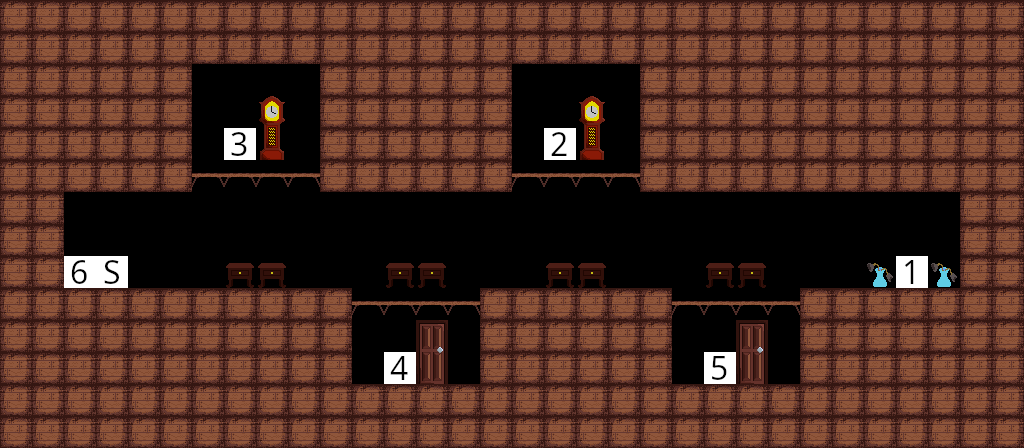

Rendered tile map (Tiled .tmx) drawn with the repository's tilesets; below, a short description and the full map source, tile grids included:
An orthogonal 32x14 tile map with 32x32 px tiles, 1 tile layer (Tile Layer 1).

<map version="1.10" tiledversion="1.10.2" orientation="orthogonal" renderorder="right-down" width="32" height="14" tilewidth="32" tileheight="32" infinite="0" nextlayerid="2" nextobjectid="1">
 <editorsettings>
  <export format="csv" />
 </editorsettings>
 <tileset firstgid="1" source="tiles.tsx" />
 <layer id="1" name="Tile Layer 1" width="32" height="14">
  <data encoding="csv">
2,2,2,2,2,2,2,2,2,2,2,2,2,2,2,2,2,2,2,2,2,2,2,2,2,2,2,2,2,2,2,2,
2,2,2,2,2,2,2,2,2,2,2,2,2,2,2,2,2,2,2,2,2,2,2,2,2,2,2,2,2,2,2,2,
2,2,2,2,2,2,0,0,0,0,2,2,2,2,2,2,0,0,0,0,2,2,2,2,2,2,2,2,2,2,2,2,
2,2,2,2,2,2,0,0,0,0,2,2,2,2,2,2,0,0,0,0,2,2,2,2,2,2,2,2,2,2,2,2,
2,2,2,2,2,2,0,103,25,0,2,2,2,2,2,2,0,102,25,0,2,2,2,2,2,2,2,2,2,2,2,2,
2,2,2,2,2,2,3,3,3,3,2,2,2,2,2,2,3,3,3,3,2,2,2,2,2,2,2,2,2,2,2,2,
2,2,0,0,0,0,0,0,0,0,0,0,0,0,0,0,0,0,0,0,0,0,0,0,0,0,0,0,0,0,2,2,
2,2,0,0,0,0,0,0,0,0,0,0,0,0,0,0,0,0,0,0,0,0,0,0,0,0,0,0,0,0,2,2,
2,2,106,6,0,0,0,21,21,0,0,0,21,21,0,0,0,21,21,0,0,0,21,21,0,0,0,22,101,22,2,2,
2,2,2,2,2,2,2,2,2,2,2,3,3,3,3,2,2,2,2,2,2,3,3,3,3,2,2,2,2,2,2,2,
2,2,2,2,2,2,2,2,2,2,2,0,0,0,0,2,2,2,2,2,2,0,0,0,0,2,2,2,2,2,2,2,
2,2,2,2,2,2,2,2,2,2,2,0,104,24,0,2,2,2,2,2,2,0,105,24,0,2,2,2,2,2,2,2,
2,2,2,2,2,2,2,2,2,2,2,2,2,2,2,2,2,2,2,2,2,2,2,2,2,2,2,2,2,2,2,2,
2,2,2,2,2,2,2,2,2,2,2,2,2,2,2,2,2,2,2,2,2,2,2,2,2,2,2,2,2,2,2,2
</data>
 </layer>
</map>
